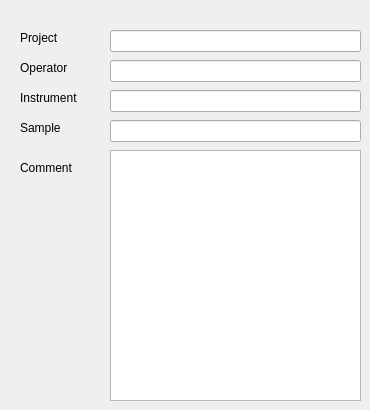
          <widget class="QWidget" name="tab">
           <attribute name="title">
            <string>Project information</string>
           </attribute>
           <widget class="QLabel" name="label_4">
            <property name="geometry">
             <rect>
              <x>20</x>
              <y>30</y>
              <width>62</width>
              <height>16</height>
             </rect>
            </property>
            <property name="text">
             <string>Project</string>
            </property>
           </widget>
           <widget class="QLabel" name="label_5">
            <property name="geometry">
             <rect>
              <x>20</x>
              <y>60</y>
              <width>62</width>
              <height>16</height>
             </rect>
            </property>
            <property name="text">
             <string>Operator</string>
            </property>
           </widget>
           <widget class="QLabel" name="label_6">
            <property name="geometry">
             <rect>
              <x>20</x>
              <y>90</y>
              <width>71</width>
              <height>16</height>
             </rect>
            </property>
            <property name="text">
             <string>Instrument</string>
            </property>
           </widget>
           <widget class="QLabel" name="label_7">
            <property name="geometry">
             <rect>
              <x>20</x>
              <y>120</y>
              <width>62</width>
              <height>16</height>
             </rect>
            </property>
            <property name="text">
             <string>Sample</string>
            </property>
           </widget>
           <widget class="QLabel" name="label_8">
            <property name="geometry">
             <rect>
              <x>20</x>
              <y>160</y>
              <width>62</width>
              <height>16</height>
             </rect>
            </property>
            <property name="text">
             <string>Comment</string>
            </property>
           </widget>
           <widget class="QLineEdit" name="editProjectName">
            <property name="geometry">
             <rect>
              <x>110</x>
              <y>30</y>
              <width>251</width>
              <height>22</height>
             </rect>
            </property>
            <property name="sizePolicy">
             <sizepolicy hsizetype="Expanding" vsizetype="Fixed">
              <horstretch>0</horstretch>
              <verstretch>0</verstretch>
             </sizepolicy>
            </property>
           </widget>
           <widget class="QLineEdit" name="editSample">
            <property name="geometry">
             <rect>
              <x>110</x>
              <y>120</y>
              <width>251</width>
              <height>22</height>
             </rect>
            </property>
           </widget>
           <widget class="QLineEdit" name="editInstrument">
            <property name="geometry">
             <rect>
              <x>110</x>
              <y>90</y>
              <width>251</width>
              <height>22</height>
             </rect>
            </property>
           </widget>
           <widget class="QLineEdit" name="editOperator">
            <property name="geometry">
             <rect>
              <x>110</x>
              <y>60</y>
              <width>251</width>
              <height>22</height>
             </rect>
            </property>
           </widget>
           <widget class="QTextEdit" name="textComment">
            <property name="geometry">
             <rect>
              <x>110</x>
              <y>150</y>
              <width>251</width>
              <height>251</height>
             </rect>
            </property>
           </widget>
          </widget>
